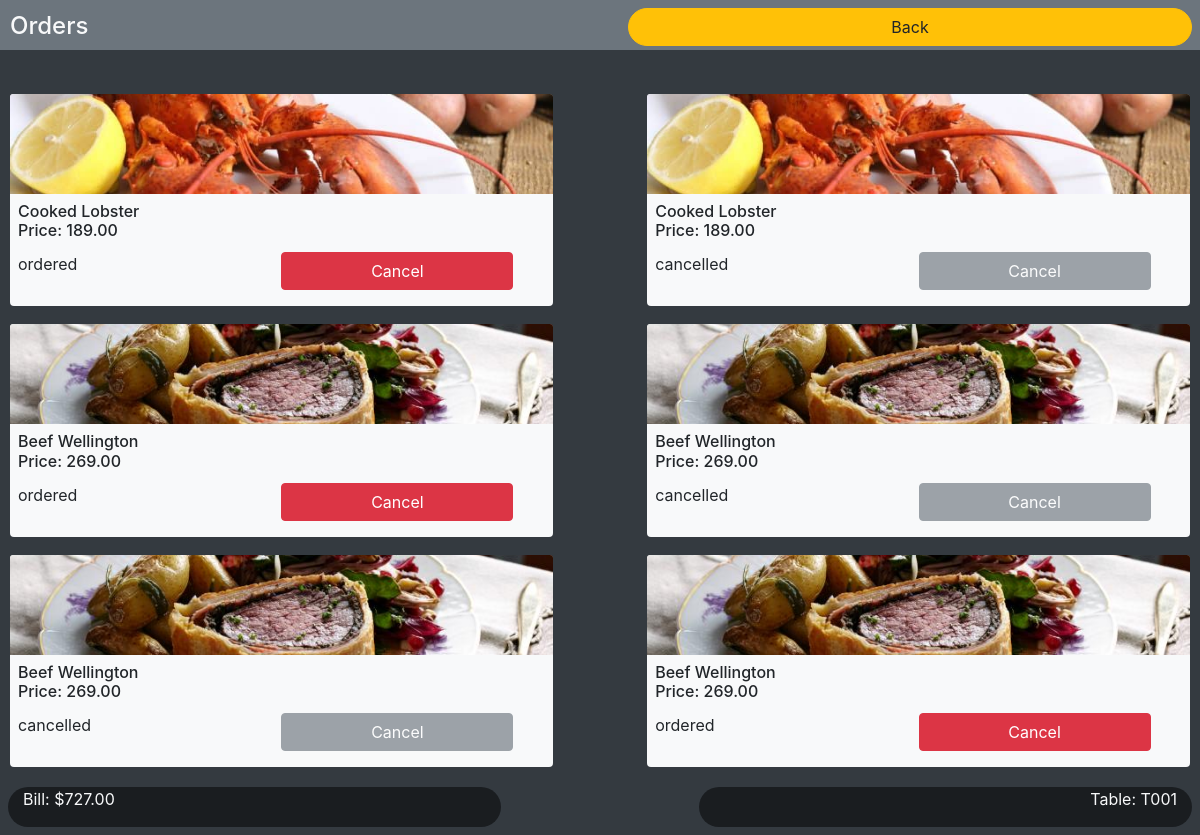
Page /orders (signed in) on the committed database.
### order/models.py (models this page shows)
class Order_State(models.Model):
    order = models.ForeignKey(Order, on_delete=models.CASCADE)
    food = models.ForeignKey(Food, on_delete=models.CASCADE, null=True)
    STATE_IN_CHOICE = (
        ('ordered', 'ordered'),
        ('making', 'making'),
        ('finished', 'finished'),
        ('served', 'served'),
        ('cancelled', 'cancelled'),
    )
    state = models.CharField(max_length=10, choices=STATE_IN_CHOICE, default='ordered')

### restaurant/models.py (models this page shows, shortened)
class Food(models.Model):
    food_id = models.CharField(max_length=10, primary_key=True)
    food_name = models.CharField(max_length=50)
    category_id = models.ForeignKey(Category, null=True, on_delete=models.SET_NULL)
    price = models.DecimalField(max_digits=10, decimal_places=2)
    description = models.TextField()
    image = models.ImageField(upload_to='menu/food')
    available = models.BooleanField(default=True)

### restaurant/views.py (the view)
# urls.py: url(r'^orders$', restaurant.views.block_orders, name='orders'),
@login_required(redirect_field_name='login')
def block_orders(request):
    bill = Order.objects.get(table_id = auth.get_user(request), billed = False)
    foodlist = []
    total = 0
    state = Order_State.objects.filter(order = bill)
    for state in state:
        foodlist.append(state)
        if state.state != 'cancelled':
            total += state.food.price
    context = {'foodlist' : foodlist, 'total': total}
    return render(
        request,
        'restaurant/block_orders.html',
        context,
    )

### restaurant/templates/restaurant/block_orders.html (shortened to what this page needs)
{% extends "restaurant/orders.html" %}
{% block header %}
<section id="page_header" class="fixed-top">
  <div class="w-100 bg-secondary" style="height: 50px">
    <div class="float-left align-bottom" style="width: 47%">
      <h4 id="header_title" class="text-light float-left" style="margin-left: 10px; margin-top: 12px;">Orders</h4>
    </div>
    <div class="float-right" id="return_button" style="width: 47%"> <a href="{% url 'home' %}">
      <p class="col btn btn-warning rounded-pill float-right m-2">Back</p>
      </a> </div>
  </div>
</section>
{% endblock %}
{% block content %}
<section id="main_container" style="margin-top: 60px; padding-left: 10px; padding-right: 10px">
{% for a in foodlist %}
    {% cycle '<div style="display: block; clear: both;">' '' %}
  <div class="{% cycle 'float-left' 'float-right' %}" style="margin-top: 10px; width: 46%; {% cycle 'float-left:4%' 'float-right:4%' %}">
    <div class="bg-light rounded"><img class="card-img-top" src="{{a.food.image.url}}" style="height: 100px; object-fit: cover">
      <div class="m-2">
        <h6 class="card-title">{{a.food.food_name}}<br />Price: {{a.food.price}}</h6>
        <div class="row">
          <p class="col-6 food_state">{{a.state}}</p>
          <p class="col-5 food_button btn {%if a.state == 'ordered' or a.state == 'making' %}btn-danger{% else %}btn-secondary disabled{% endif %}" data-toggle="modal" data-target="#modal_{{ forloop.counter0 }}">Cancel</p>
        </div>
      </div>
    </div>
  </div>
    {% cycle '' '</div>' %}
{% endfor %}
</section>
{% endblock %}
{% block footer %}
<section id="page_footer" class="fixed-bottom">
  <div class="row m-2">
    <div class="col-5 rounded-pill" style="background: rgba(0, 0, 0, 0.5)">
      <p class="w-100 text-left text-light"><span>Bill: $</span><span id="total_cost">{{ total|floatformat:2 }}</span></p>
    </div>
    <div class="col-5 offset-2 rounded-pill" style="background: rgba(0, 0, 0, 0.5)">
      <p class="w-100 text-right text-light"><span>Table: </span><span id="table_id">
       {{user.username}}
        </span></p>
    </div>
  </div>
</section>
{% endblock %}

### rows in the picture
Order_State: food.image (picture), food.food_name "Cooked Lobster", food.price "189.00", state "ordered"
Order_State: food.image (picture), food.food_name "Cooked Lobster", food.price "189.00", state "cancelled"
Order_State: food.image (picture), food.food_name "Beef Wellington", food.price "269.00", state "ordered"
Order_State: food.image (picture), food.food_name "Beef Wellington", food.price "269.00", state "cancelled"
Order_State: food.image (picture), food.food_name "Beef Wellington", food.price "269.00", state "cancelled"
Order_State: food.image (picture), food.food_name "Beef Wellington", food.price "269.00", state "ordered"

### other values in the picture
{{ total|floatformat:2 }} "727.00"
{{ user.username }} "T001"
